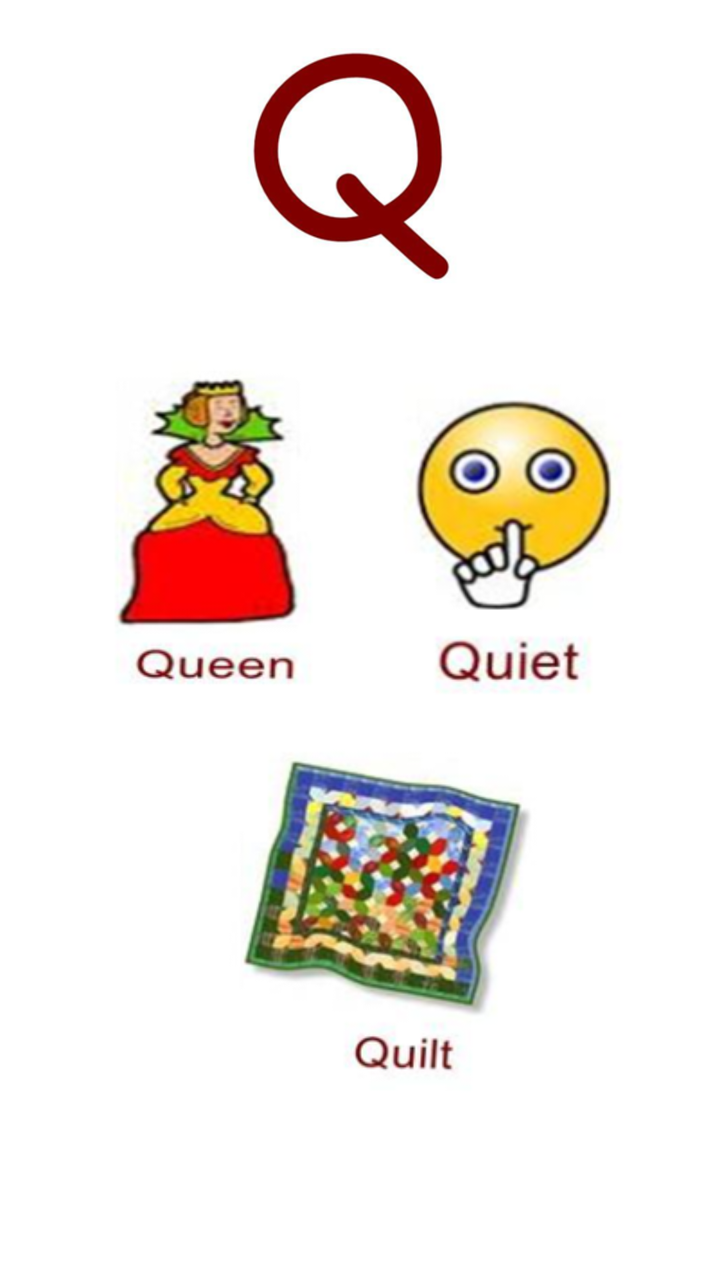
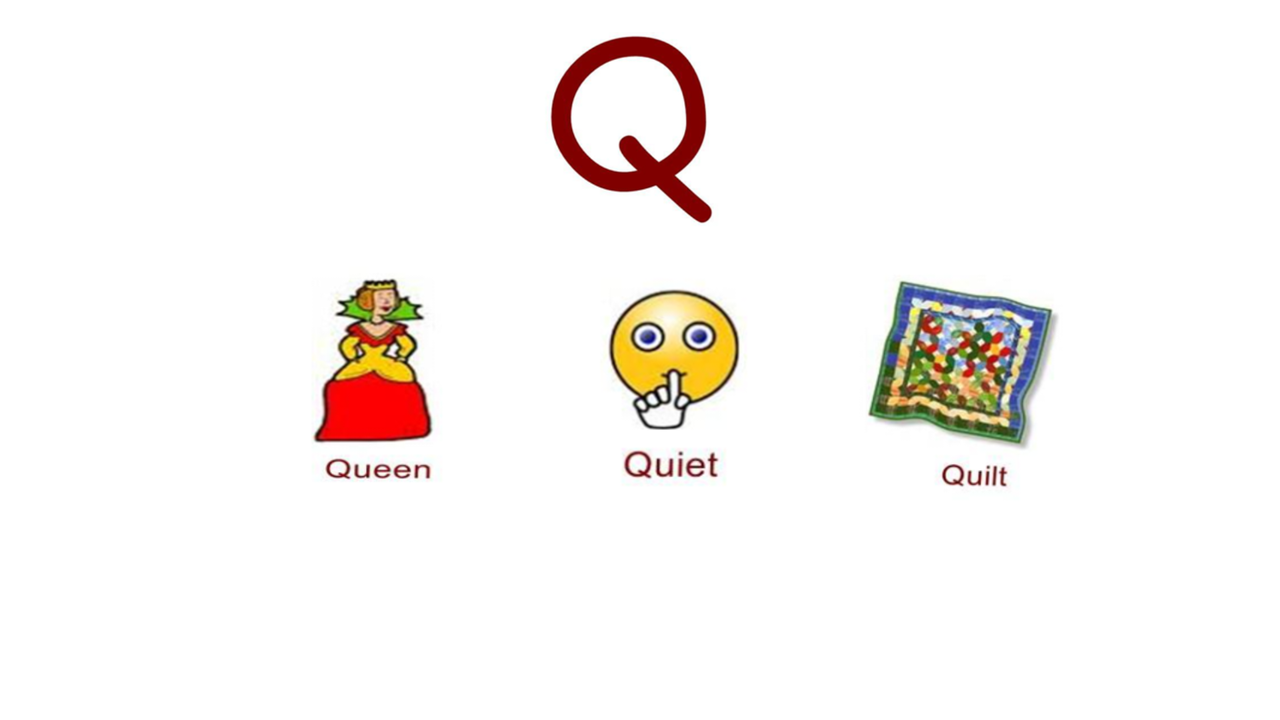

Two renders of one Android screen. The first uses the default layout on a phone; the second uses the alternative layout the repository ships for a different screen configuration, on a matching device. The two XML files are below.
<!-- AndroidManifest.xml: application theme Theme.English_QaidaAndQuiz_AppMCAssignment -->
<!-- res/layout/activity_q.xml -->
<?xml version="1.0" encoding="utf-8"?>
<androidx.constraintlayout.widget.ConstraintLayout xmlns:android="http://schemas.android.com/apk/res/android"
    xmlns:app="http://schemas.android.com/apk/res-auto"
    xmlns:tools="http://schemas.android.com/tools"
    android:layout_width="match_parent"
    android:layout_height="match_parent"
    tools:context=".q">

    <androidx.constraintlayout.widget.ConstraintLayout
        android:layout_width="match_parent"
        android:layout_height="match_parent"
        tools:context=".a">

        <ImageView
            android:id="@+id/imageView"
            android:layout_width="120dp"
            android:layout_height="120dp"
            android:layout_marginTop="24dp"
            app:layout_constraintEnd_toEndOf="parent"
            app:layout_constraintStart_toStartOf="parent"
            app:layout_constraintTop_toTopOf="parent"
            app:srcCompat="@drawable/q" />

        <ImageView
            android:id="@+id/imageView2"
            android:layout_width="180dp"
            android:layout_height="180dp"
            android:layout_marginStart="16dp"
            android:layout_marginTop="36dp"
            app:layout_constraintStart_toStartOf="parent"
            app:layout_constraintTop_toBottomOf="@+id/imageView"
            app:srcCompat="@drawable/q1" />

        <ImageView
            android:id="@+id/imageView3"
            android:layout_width="180dp"
            android:layout_height="180dp"
            android:layout_marginTop="36dp"
            android:layout_marginEnd="16dp"
            app:layout_constraintEnd_toEndOf="parent"
            app:layout_constraintTop_toBottomOf="@+id/imageView"
            app:srcCompat="@drawable/q2" />

        <ImageView
            android:id="@+id/imageView4"
            android:layout_width="180dp"
            android:layout_height="180dp"
            android:layout_marginTop="224dp"
            app:layout_constraintEnd_toEndOf="parent"
            app:layout_constraintHorizontal_bias="0.584"
            app:layout_constraintStart_toStartOf="parent"
            app:layout_constraintTop_toBottomOf="@+id/imageView"
            app:srcCompat="@drawable/q3" />
    </androidx.constraintlayout.widget.ConstraintLayout>
</androidx.constraintlayout.widget.ConstraintLayout>
<!-- resources referenced by this layout -->
<resources>
  <!-- drawable q: png bitmap (drawable, 27070 bytes) -->
  <!-- drawable q1: png bitmap (drawable, 37283 bytes) -->
  <!-- drawable q2: png bitmap (drawable, 38765 bytes) -->
  <!-- drawable q3: png bitmap (drawable, 61462 bytes) -->
  <style name="Theme.English_QaidaAndQuiz_AppMCAssignment" parent="Theme.MaterialComponents.DayNight.DarkActionBar">
          
          <item name="colorPrimary">@color/purple_500</item>
          <item name="colorPrimaryVariant">@color/purple_700</item>
          <item name="colorOnPrimary">@color/white</item>
          
          <item name="colorSecondary">@color/teal_200</item>
          <item name="colorSecondaryVariant">@color/teal_700</item>
          <item name="colorOnSecondary">@color/black</item>
          
          <item name="android:statusBarColor" tools:targetApi="l">?attr/colorPrimaryVariant</item>
          
      </style>
  <color name="purple_500">#FF4500	</color>
  <color name="purple_700">#FF3700B3</color>
  <color name="white">#FFFFFFFF</color>
  <color name="teal_200">#FF03DAC5</color>
  <color name="teal_700">#FF018786</color>
  <color name="black">#FF000000</color>
</resources>
<!-- res/layout-land/activity_q.xml (the author's variant of the layout above) -->
<!-- drawn on the phone turned sideways -->
<?xml version="1.0" encoding="utf-8"?>
<androidx.constraintlayout.widget.ConstraintLayout xmlns:android="http://schemas.android.com/apk/res/android"
    xmlns:app="http://schemas.android.com/apk/res-auto"
    xmlns:tools="http://schemas.android.com/tools"
    android:layout_width="match_parent"
    android:layout_height="match_parent"
    tools:context=".q">

    <androidx.constraintlayout.widget.ConstraintLayout
        android:layout_width="match_parent"
        android:layout_height="match_parent"
        tools:context=".a">

        <ImageView
            android:id="@+id/imageView"
            android:layout_width="102dp"
            android:layout_height="99dp"
            android:layout_marginTop="16dp"
            app:layout_constraintEnd_toEndOf="parent"
            app:layout_constraintHorizontal_bias="0.499"
            app:layout_constraintStart_toStartOf="parent"
            app:layout_constraintTop_toTopOf="parent"
            app:srcCompat="@drawable/q" />

        <ImageView
            android:id="@+id/imageView2"
            android:layout_width="120dp"
            android:layout_height="124dp"
            android:layout_marginStart="128dp"
            android:layout_marginTop="16dp"
            app:layout_constraintStart_toStartOf="parent"
            app:layout_constraintTop_toBottomOf="@+id/imageView"
            app:srcCompat="@drawable/q1" />

        <ImageView
            android:id="@+id/imageView3"
            android:layout_width="121dp"
            android:layout_height="121dp"
            android:layout_marginTop="16dp"
            app:layout_constraintEnd_toStartOf="@+id/imageView4"
            app:layout_constraintHorizontal_bias="0.494"
            app:layout_constraintStart_toEndOf="@+id/imageView2"
            app:layout_constraintTop_toBottomOf="@+id/imageView"
            app:srcCompat="@drawable/q2" />

        <ImageView
            android:id="@+id/imageView4"
            android:layout_width="120dp"
            android:layout_height="122dp"
            android:layout_marginTop="16dp"
            app:layout_constraintEnd_toEndOf="parent"
            app:layout_constraintHorizontal_bias="0.813"
            app:layout_constraintStart_toStartOf="parent"
            app:layout_constraintTop_toBottomOf="@+id/imageView"
            app:srcCompat="@drawable/q3" />
    </androidx.constraintlayout.widget.ConstraintLayout>
</androidx.constraintlayout.widget.ConstraintLayout>
